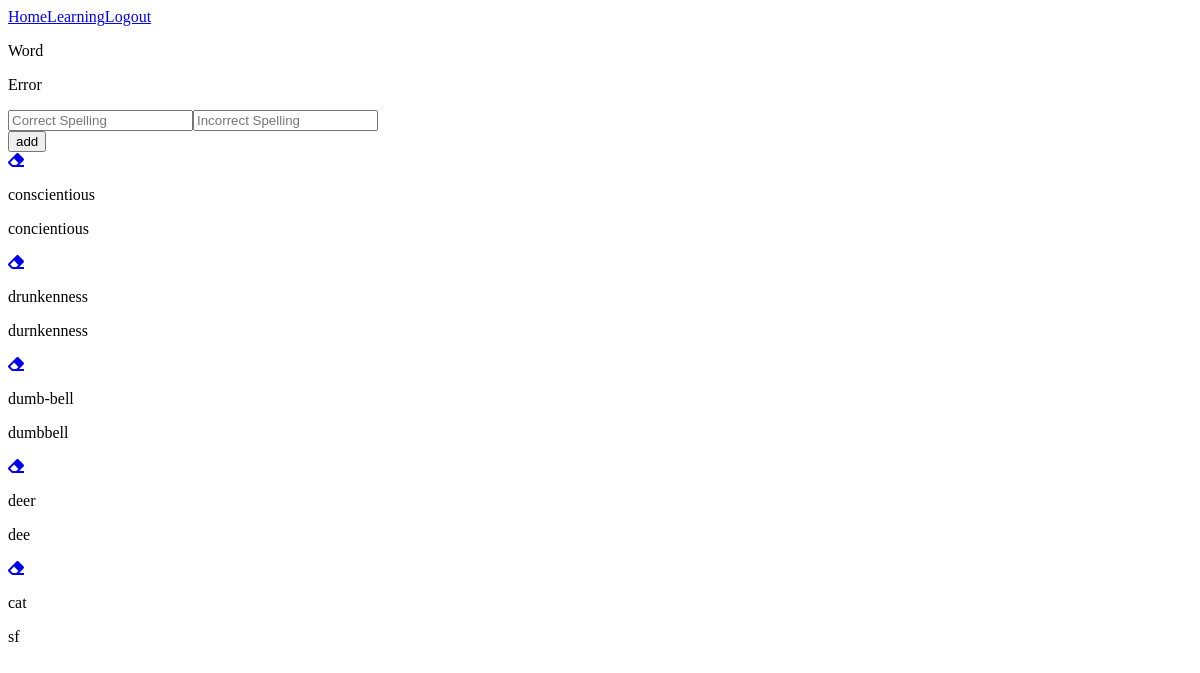
The app's page /study/ (signed in), older data.
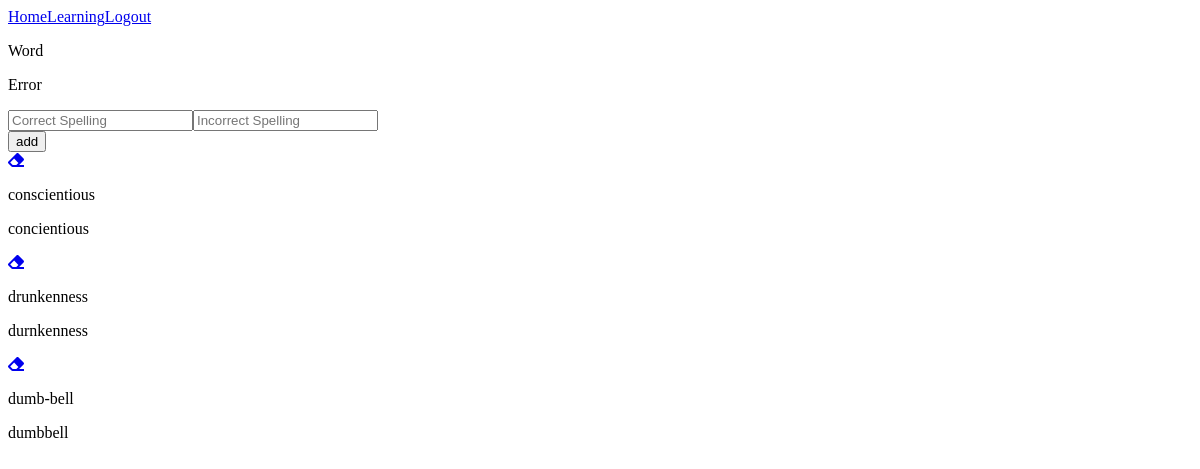
The same page, newer data.
### spellingapp/models.py (models this page shows, shortened)
class KeyVal(models.Model):
    word = models.CharField(max_length=240, default="word", null=True)
    spelling_error = models.CharField(max_length=240, default="spellingerror", null=True)
    user = models.ForeignKey(User, on_delete=models.PROTECT, related_name='KeyVals', default='...')

### spellingapp/views.py (the view)
# urls.py: path('study/', views.study_view, name="study_view" ),
def study_view(request):
    spelling_list = KeyVal.objects.filter(user=request.user)
    context = {
        'spelling_list': spelling_list,
    }
    return render(request, 'spellingapp/study_page.html', context)

### spellingapp/templates/spellingapp/study_page.html (shortened to what this page needs)
{% extends 'spellingapp/base.html' %}
{% load static %}
{% block study %}
<div id="studyPage">
    <div id="studyPageInner">
            <section id="wordErrorLabel">
                <div>
                    <p>Word</p>
                </div>
                <div>
                    <p>Error</p>
                </div>
            </section>
            <form id="addAndRemoveForm" action="{% url 'spellingapp:add_key_val' %}" method="POST">
                <input type="text" name="word" placeholder="Correct Spelling">
                <input id="spellingErrorInput" type="text" name="spelling_error" placeholder="Incorrect Spelling">
                <br>
                <button id="addAndRemoveBtn" type="submit">add</button>
            </form>
            {% for item in spelling_list  %}
                <div id="spellingListContainer">
                    <div id="spellingListLeft">
                        <a id="removeWord" href="{% url 'spellingapp:remove_key_val' pk=item.pk %}"><i class="fas fa-eraser"></i></a>
                        <p>{{ item.word }}</p>
                    </div>
                    <div id="spellingListRight">
                        <p>{{ item.spelling_error }}</p>
                    </div>
                </div>
            {% endfor %}
            <br>
    </div>
</div>
{% endblock study %}

### spellingapp/templates/spellingapp/base.html (shortened to what this page needs)
<!DOCTYPE html>
<html lang="en">
  <head>
    {% load sass_tags %}
    <link href="{% sass_src 'spellingproject/css/styles.css' %}" rel="stylesheet" type="text/css" />
  </head>
  <body>
  <div id="app">
    <div id="header">
      {% if user.is_authenticated %}
        <a href="{% url 'spellingapp:study_view' %}">Home</a>
      {% else %}
        <a href="{% url 'spellingapp:home' %}">Home</a>
      {% endif %}
      {% if user.is_authenticated %}
        <a href="{% url 'spellingapp:learning_view' %}">Learning</a>
        <a href="{% url 'logout' %}">Logout</a>
      {% else %}
        <a href="{% url 'login' %}">Login</a>
        <a href="{% url 'register' %}">Register</a>
      {% endif %}
    </div>
      {% block study %}
      {% endblock %}
    </div>
  </body>
</html>

Row changes from the older to the newer data that the page shows:
removed KeyVal: word "deer", spelling_error "dee"
removed KeyVal: word "cat", spelling_error "sf"
